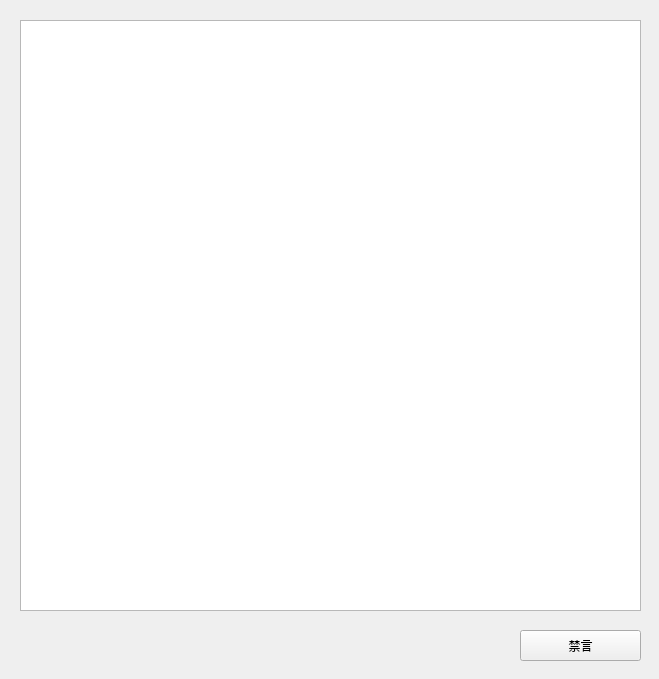
<?xml version="1.0" encoding="UTF-8"?>
<ui version="4.0">
 <class>Add_to_bl</class>
 <widget class="QDialog" name="Add_to_bl">
  <property name="enabled">
   <bool>true</bool>
  </property>
  <property name="geometry">
   <rect>
    <x>0</x>
    <y>0</y>
    <width>659</width>
    <height>679</height>
   </rect>
  </property>
  <property name="sizePolicy">
   <sizepolicy hsizetype="Fixed" vsizetype="Fixed">
    <horstretch>0</horstretch>
    <verstretch>0</verstretch>
   </sizepolicy>
  </property>
  <property name="font">
   <font>
    <family>Arial</family>
    <pointsize>9</pointsize>
   </font>
  </property>
  <property name="acceptDrops">
   <bool>false</bool>
  </property>
  <property name="windowTitle">
   <string>禁言</string>
  </property>
  <property name="whatsThis">
   <string/>
  </property>
  <widget class="QListWidget" name="Atb_listWidget">
   <property name="geometry">
    <rect>
     <x>20</x>
     <y>20</y>
     <width>621</width>
     <height>591</height>
    </rect>
   </property>
   <property name="font">
    <font>
     <family>Arial</family>
     <pointsize>12</pointsize>
    </font>
   </property>
   <property name="currentRow">
    <number>-1</number>
   </property>
  </widget>
  <widget class="QPushButton" name="Atb_pushButton">
   <property name="geometry">
    <rect>
     <x>520</x>
     <y>630</y>
     <width>121</width>
     <height>31</height>
    </rect>
   </property>
   <property name="text">
    <string>禁言</string>
   </property>
   <property name="checkable">
    <bool>false</bool>
   </property>
   <property name="autoDefault">
    <bool>false</bool>
   </property>
   <property name="default">
    <bool>false</bool>
   </property>
   <property name="flat">
    <bool>false</bool>
   </property>
  </widget>
 </widget>
 <resources/>
 <connections/>
</ui>
